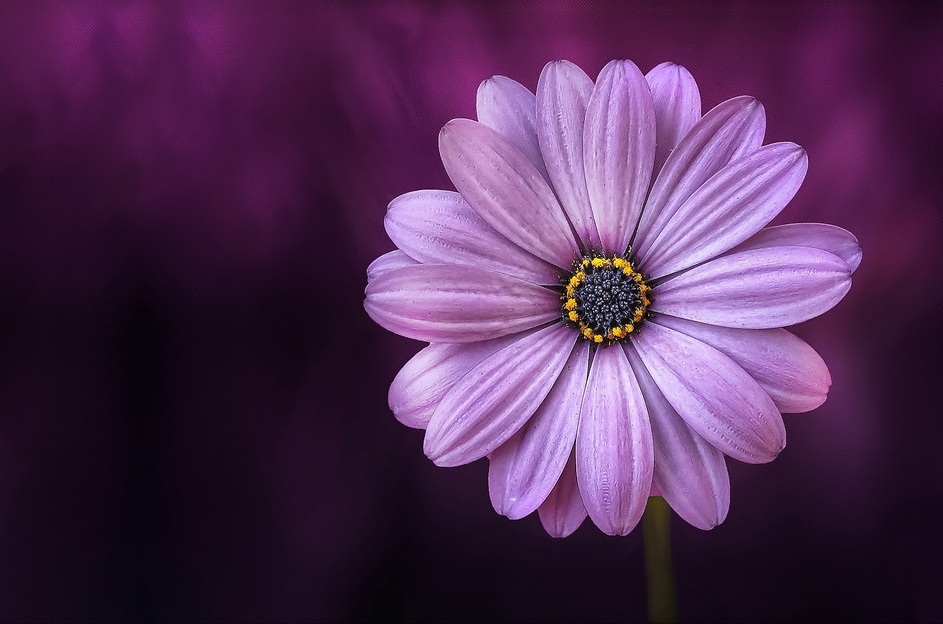
#> input picture Inter-means_Segmentation/flower.jpg, 943 x 624 px, shrunk from 1980 x 1311 before the run
$ python intermeans_code.py
#> lines starting #> are read from the running program, lines starting #| are printed output that depends on the picture; after the words box and inside, x2 and y2 are one past the last pixel; in counts of white or black regions, pixels touching at a corner belong together
#> in segment_image, img is the input picture: PIL image 943x624 RGB; mean R, G, B 81.5, 46.5, 84.9
import numpy as np
from PIL import Image

def convert_to_grayscale(image):
  grayscale_image = np.zeros((image.shape[0], image.shape[1]), np.uint8)
  for x in range(image.shape[0]):
    for y in range(image.shape[1]):
      r, g, b = image[x][y]
      #weighted contributions of red, green and blue channels
      gray_value = 0.299 * r + 0.587 * g + 0.114 * b
      grayscale_image[x][y] = gray_value
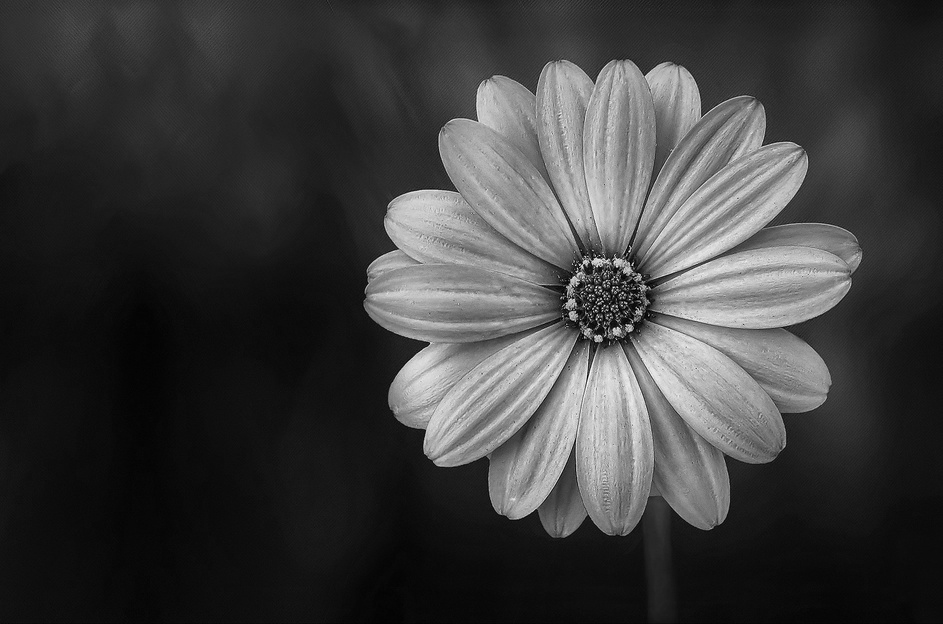
#> grayscale_image: shape (624, 943); min 0, max 250, mean 60.8
  #ensure that the value is in the valid range [0, 255] for an 8-bit image
  return grayscale_image

def inter_means_segmentation(image, max_iterations=100, tolerance=1e-4):
  # Step 1: Initialize the threshold with the average intensity of the image
#> called with max_iterations = 100, tolerance = 0.0001
  T = np.mean(image)
#> T = 60.81

  for _ in range(max_iterations):
    # Step 2: Partition the image into two groups using the current threshold T
    R1 = image[image <= T]
    R2 = image[image > T]
    # Step 3: Calculate the mean grey values for each partition
    mu1 = np.mean(R1)
    mu2 = np.mean(R2)
    # Step 4: Update the threshold
    new_T = (mu1 + mu2) / 2
    # Step 5: Check for convergence
    if abs(new_T - T) < tolerance:
        break
    T = new_T
#> this loop made 5 passes
#> (mu1, mu2, new_T, T) on passes 1 to 4: (26.33, 144.6, 85.46, 85.46), (28.15, 153.7, 90.94, 90.94), (28.42, 154.6, 91.5, 91.5), (28.48, 154.7, 91.61, 91.61)
#> (mu1, mu2, new_T) on pass 5: (28.48, 154.7, 91.61)

  # Convert the threshold to an integer (if needed)
  threshold = int(T)
#> threshold = 91
  # Create a binary mask using the final threshold
  binary_mask = np.zeros_like(image, dtype=np.uint8)
  binary_mask[image < threshold] = 255
  return threshold, binary_mask

def segment_image(image_path, save_path):
  img = Image.open(image_path)
  img = np.array(img)
  #convert to grayscale if RGB image
  if len(img.shape) == 3 and img.shape[2] == 3:
    img = convert_to_grayscale(img)
  threshold, binary_mask = inter_means_segmentation(img)
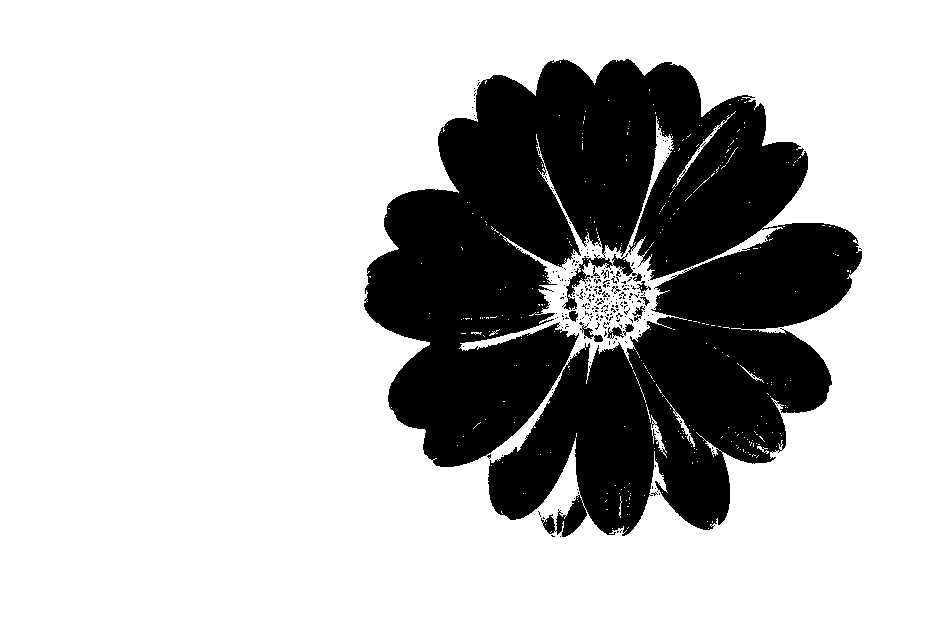
#> binary_mask: shape (624, 943); 74.3% white; 214 black regions (202 under 20 px), largest, box (x1, y1, x2, y2) and area: (364, 59, 862, 537) 149656, (579, 322, 603, 342) 153, (607, 327, 624, 339) 107
#> threshold = 91
  print(f'The threshold chosen for segmentation: {threshold}')
#| The threshold chosen for segmentation: 91
  Image.fromarray(binary_mask).save(save_path)

segment_image('flower.jpg', 'flower_mask.jpg')
segment_image('cat.jpg', 'cat_mask.jpg')
#> call 2 of segment_image, with image_path = 'cat.jpg', save_path = 'cat_mask.jpg'
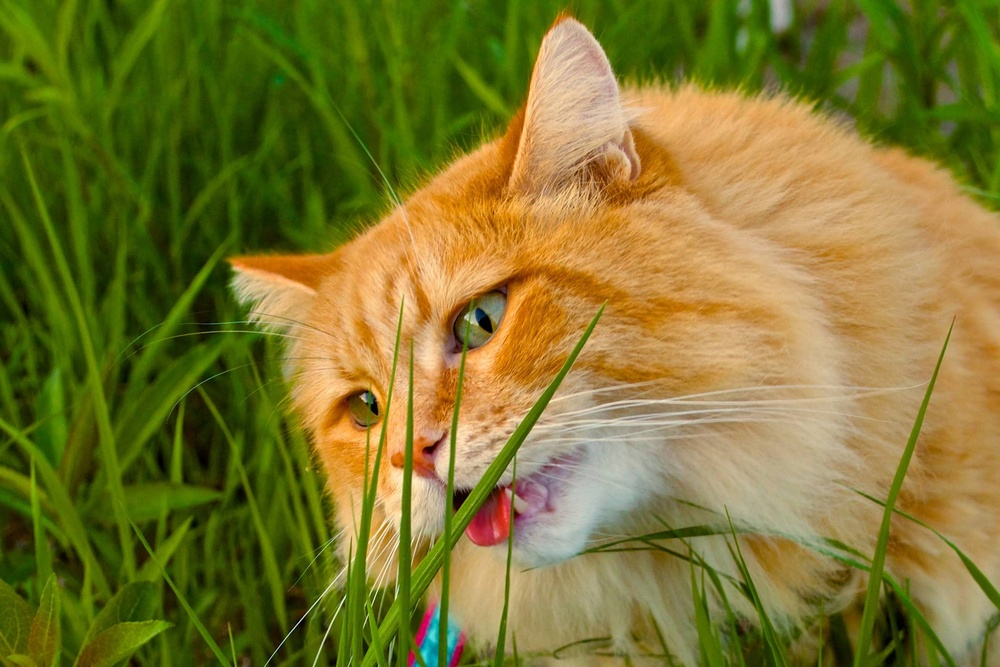
#> input picture Inter-means_Segmentation/cat.jpg, 1000 x 667 px, shrunk from 2100 x 1400 before the run
#> in segment_image, img is the input picture: PIL image 1000x667 RGB; mean R, G, B 125.1, 118.6, 47.9
#> after the loop in convert_to_grayscale (call 2), `for x in range(image.shape[0]):`:
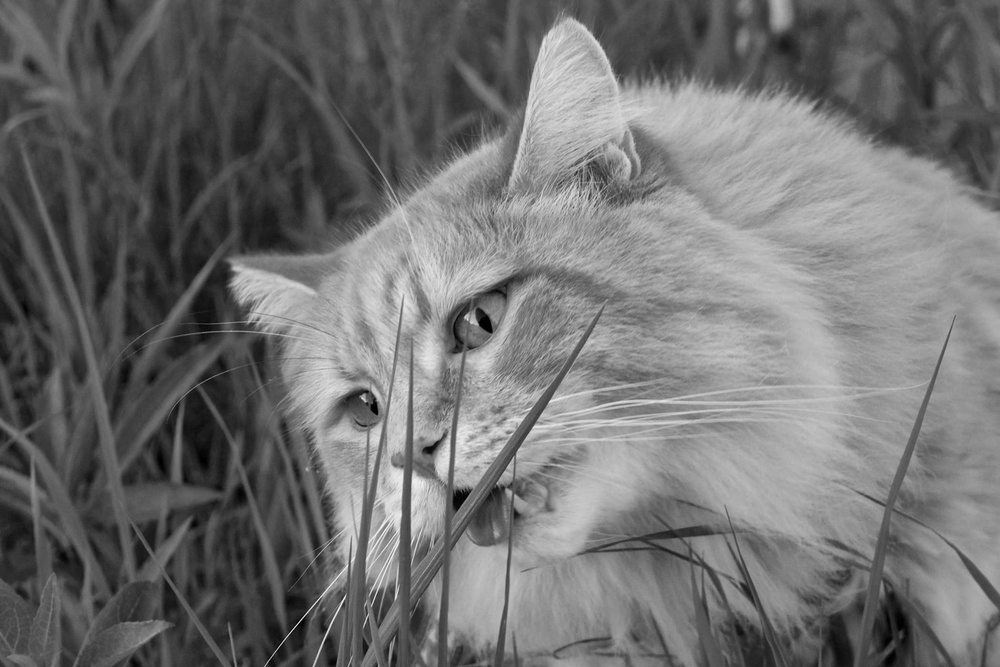
#> grayscale_image: shape (667, 1000); min 0, max 241, mean 112
#> the loop in inter_means_segmentation (call 2), `for _ in range(max_iterations):` made 4 passes
#> (mu1, mu2, new_T, T) on passes 1 to 3: (71.28, 157.6, 114.5, 114.5), (72.12, 158.7, 115.4, 115.4), (72.41, 159, 115.7, 115.7)
#> (mu1, mu2, new_T) on pass 4: (72.41, 159, 115.7)
#> in segment_image (call 2), `threshold, binary_mask = inter_means_segmentation(img)`:
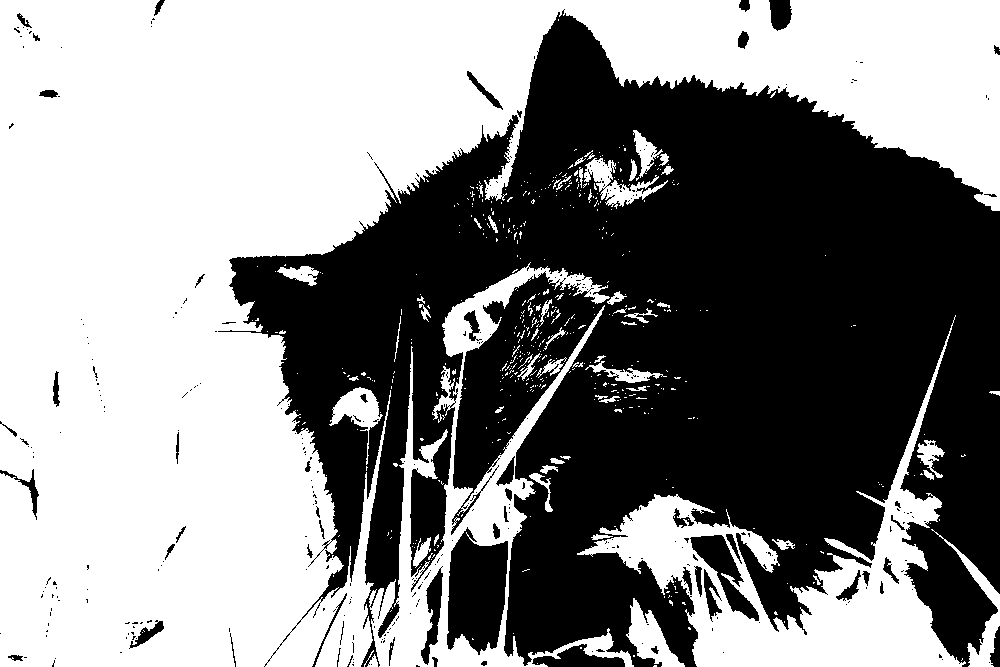
#> binary_mask: shape (667, 1000); 53.9% white; 345 black regions (289 under 20 px), largest, box (x1, y1, x2, y2) and area: (218, 9, 1000, 667) 291228, (447, 527, 508, 655) 5713, (690, 535, 759, 621) 1946
#> in segment_image (call 2), `threshold, binary_mask = inter_means_segmentation(img)`: threshold = 115
#| The threshold chosen for segmentation: 115
